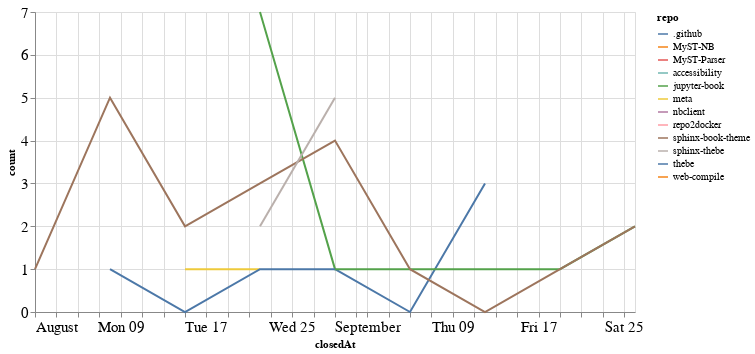

This figure's notebook cell:
### Code cell
closed_by_time = closed_by.groupby('repo').resample('W', on='closedAt').count()['author'].reset_index()
closed_by_time = closed_by_time.rename(columns={'author': 'count'})

alt.Chart(closed_by_time, width=600).mark_line().encode(
    x='closedAt',
    y='count',
    color='repo',
    tooltip="repo"
)

### Figure 1 — Vega-Lite specification as saved in the notebook (floating-point values rounded to 4 significant figures)
{"config": {"axisLeft": {"labelFontSize": 15}, "axisBottom": {"labelFontSize": 15}}, "data": {"name": "data-6777ae457881f41d6730d57b00923d73"}, "mark": "line", "encoding": {"color": {"type": "nominal", "field": "repo"}, "tooltip": {"type": "nominal", "field": "repo"}, "x": {"type": "temporal", "field": "closedAt"}, "y": {"type": "quantitative", "field": "count"}}, "width": 600, "$schema": "https://vega.github.io/schema/vega-lite/v4.8.1.json", "datasets": {"data-6777ae457881f41d6730d57b00923d73": [{"repo": ".github", "closedAt": "2021-08-29T00:00:00", "count": 1}, {"repo": ".github", "closedAt": "2021-09-05T00:00:00", "count": 0}, {"repo": ".github", "closedAt": "2021-09-12T00:00:00", "count": 3}, {"repo": "MyST-NB", "closedAt": "2021-08-08T00:00:00", "count": 2}, {"repo": "MyST-Parser", "closedAt": "2021-09-26T00:00:00", "count": 1}, {"repo": "accessibility", "closedAt": "2021-08-29T00:00:00", "count": 2}, {"repo": "jupyter-book", "closedAt": "2021-08-22T00:00:00", "count": 7}, {"repo": "jupyter-book", "closedAt": "2021-08-29T00:00:00", "count": 1}, {"repo": "jupyter-book", "closedAt": "2021-09-05T00:00:00", "count": 1}, {"repo": "jupyter-book", "closedAt": "2021-09-12T00:00:00", "count": 1}, {"repo": "jupyter-book", "closedAt": "2021-09-19T00:00:00", "count": 1}, {"repo": "jupyter-book", "closedAt": "2021-09-26T00:00:00", "count": 2}, {"repo": "meta", "closedAt": "2021-08-15T00:00:00", "count": 1}, {"repo": "meta", "closedAt": "2021-08-22T00:00:00", "count": 1}, {"repo": "nbclient", "closedAt": "2021-09-19T00:00:00", "count": 1}, {"repo": "repo2docker", "closedAt": "2021-09-19T00:00:00", "count": 1}, {"repo": "sphinx-book-theme", "closedAt": "2021-08-01T00:00:00", "count": 1}, {"repo": "sphinx-book-theme", "closedAt": "2021-08-08T00:00:00", "count": 5}, {"repo": "sphinx-book-theme", "closedAt": "2021-08-15T00:00:00", "count": 2}, {"repo": "sphinx-book-theme", "closedAt": "2021-08-22T00:00:00", "count": 3}, {"repo": "sphinx-book-theme", "closedAt": "2021-08-29T00:00:00", "count": 4}, {"repo": "sphinx-book-theme", "closedAt": "2021-09-05T00:00:00", "count": 1}, {"repo": "sphinx-book-theme", "closedAt": "2021-09-12T00:00:00", "count": 0}, {"repo": "sphinx-book-theme", "closedAt": "2021-09-19T00:00:00", "count": 1}, {"repo": "sphinx-book-theme", "closedAt": "2021-09-26T00:00:00", "count": 2}, {"repo": "sphinx-thebe", "closedAt": "2021-08-22T00:00:00", "count": 2}, {"repo": "sphinx-thebe", "closedAt": "2021-08-29T00:00:00", "count": 5}, {"repo": "thebe", "closedAt": "2021-08-08T00:00:00", "count": 1}, {"repo": "thebe", "closedAt": "2021-08-15T00:00:00", "count": 0}, {"repo": "thebe", "closedAt": "2021-08-22T00:00:00", "count": 1}, {"repo": "thebe", "closedAt": "2021-08-29T00:00:00", "count": 1}, {"repo": "web-compile", "closedAt": "2021-09-26T00:00:00", "count": 1}]}}
